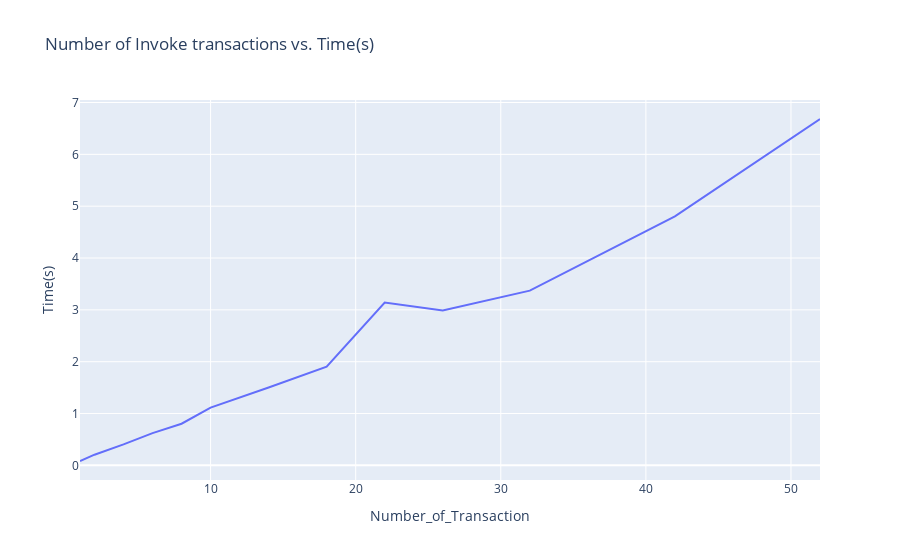

Notebook code cell kept with this figure:
### Code cell
fig2 = px.line(invoke,x="Number_of_Transaction",y="Time(s)",title='Number of Invoke transactions vs. Time(s)')
fig2.show()

### Figure 1 — Plotly figure (JSON) as saved in the notebook; plotly's stock layout.template omitted (floating-point values rounded to 4 significant figures)
{"data": [{"hovertemplate": "Number_of_Transaction=%{x}<br>Time(s)=%{y}<extra></extra>", "legendgroup": "", "line": {"color": "#636efa", "dash": "solid"}, "mode": "lines", "name": "", "showlegend": false, "type": "scatter", "x": [1, 2, 4, 6, 8, 10, 14, 18, 22, 26, 32, 42, 52], "xaxis": "x", "y": [0.08427, 0.2058, 0.4049, 0.6214, 0.8031, 1.115, 1.503, 1.902, 3.141, 2.986, 3.371, 4.803, 6.682], "yaxis": "y"}], "layout": {"legend": {"tracegroupgap": 0}, "title": {"text": "Number of Invoke transactions vs. Time(s)"}, "xaxis": {"anchor": "y", "domain": [0, 1], "title": {"text": "Number_of_Transaction"}}, "yaxis": {"anchor": "x", "domain": [0, 1], "title": {"text": "Time(s)"}}}}
